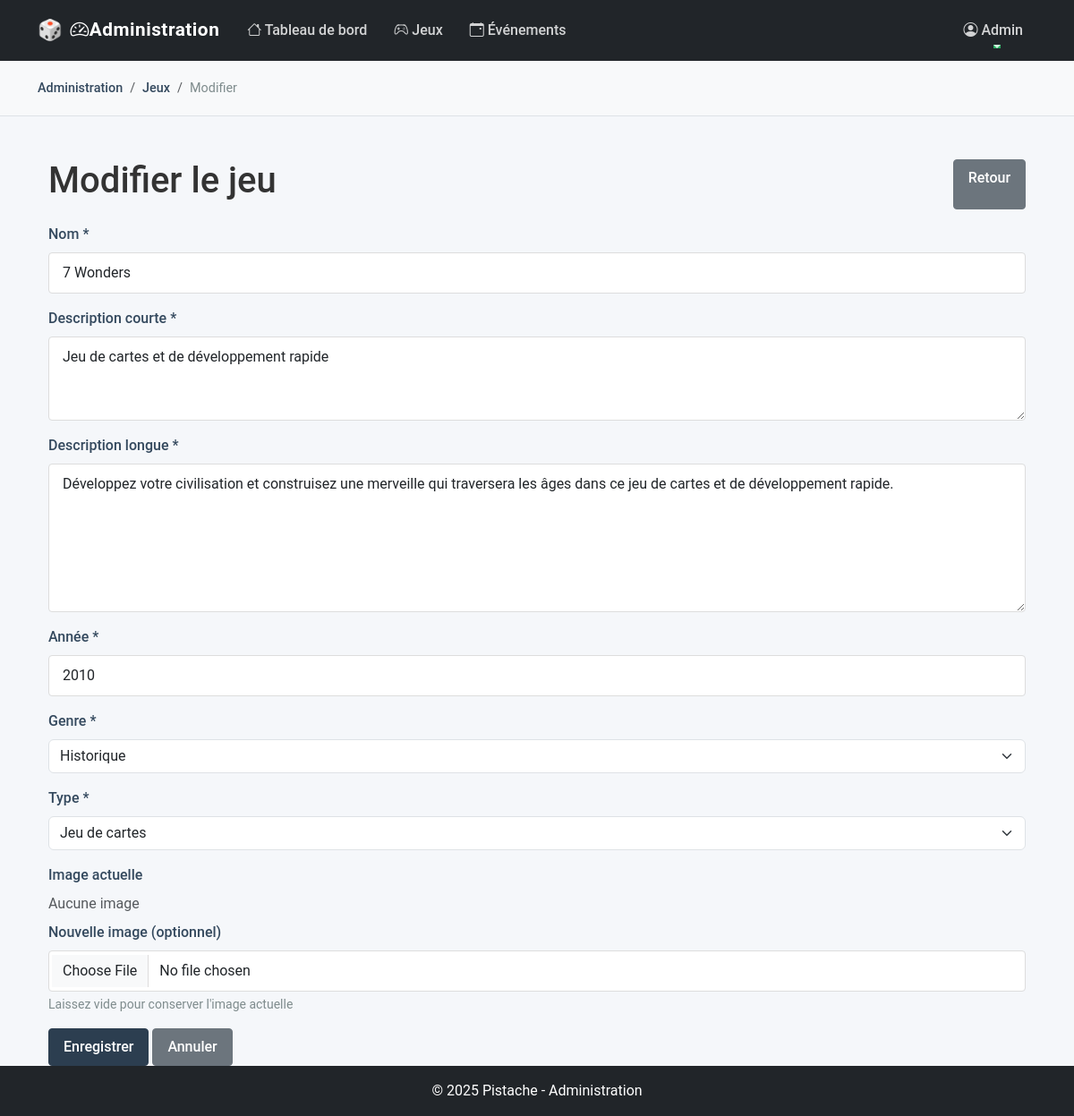
Page /admin/jeux/modifier.php?id=4 on the committed database.
### tables this page shows
CREATE TABLE jeux(
    id_jeux INT NOT NULL AUTO_INCREMENT,
    nom VARCHAR(50) NOT NULL UNIQUE,
    description_courte TEXT NOT NULL,
    description_longue TEXT NOT NULL,
    annee_sortie YEAR NOT NULL,
    date_ajout DATE NOT NULL,
    id_genre INT NOT NULL,
    id_type INT NOT NULL,
    CONSTRAINT PK_JEUX PRIMARY KEY (id_jeux),
    CONSTRAINT FK_GENRE FOREIGN KEY (id_genre) REFERENCES genre (id_genre),
    CONSTRAINT FK_TYPE FOREIGN KEY (id_type) REFERENCES type (id_type)
);

CREATE TABLE genre(
    id_genre INT NOT NULL AUTO_INCREMENT,
    nom_genre VARCHAR(50) NOT NULL,
    CONSTRAINT PK_GENRE PRIMARY KEY (id_genre)
);

CREATE TABLE type(
    id_type INT NOT NULL AUTO_INCREMENT,
    nom_type VARCHAR(50) NOT NULL,
    CONSTRAINT PK_TYPE PRIMARY KEY (id_type)
);

### admin/jeux/modifier.php (the view, shortened to what this page needs)
<?php
$id_jeu = intval($_GET['id']);
$jeu = null;
try {
    $conn = connexionBDD();
    $stmt = $conn->prepare('SELECT * FROM jeux WHERE id_jeux = :id');
    $stmt->bindParam(':id', $id_jeu);
    $stmt->execute();
    $jeu = $stmt->fetch(PDO::FETCH_ASSOC);
} catch (PDOException $e) {
    redirigerAvecMessage('liste.php', "Erreur : " . $e->getMessage(), 'danger');
}
$conn = connexionBDD();
$genres = $conn->query("SELECT id_genre, nom_genre FROM genre ORDER BY nom_genre")->fetchAll(PDO::FETCH_ASSOC);
$types = $conn->query("SELECT id_type, nom_type FROM type ORDER BY nom_type")->fetchAll(PDO::FETCH_ASSOC);
include_once '../includes/admin-header.php';
?>
    <div class="container mt-4">
        <div class="d-flex justify-content-between mb-3">
            <h1>Modifier le jeu</h1>
            <a href="liste.php" class="btn btn-secondary">Retour</a>
        </div>
        <form method="post" enctype="multipart/form-data">
            <div class="mb-3">
                <label for="nom" class="form-label">Nom *</label>
                <input type="text" class="form-control" id="nom" name="nom" value="<?php echo htmlspecialchars($jeu['nom']); ?>" required>
            </div>
            <div class="mb-3">
                <label for="description_courte" class="form-label">Description courte *</label>
                <textarea class="form-control" id="description_courte" name="description_courte" rows="3" required><?php echo htmlspecialchars($jeu['description_courte']); ?></textarea>
            </div>
            <div class="mb-3">
                <label for="description_longue" class="form-label">Description longue *</label>
                <textarea class="form-control" id="description_longue" name="description_longue" rows="6" required><?php echo htmlspecialchars($jeu['description_longue']); ?></textarea>
            </div>
            <div class="mb-3">
                <label for="annee_sortie" class="form-label">Année *</label>
                <input type="number" class="form-control" id="annee_sortie" name="annee_sortie" value="<?php echo htmlspecialchars($jeu['annee_sortie']); ?>" required>
            </div>
            <div class="mb-3">
                <label for="genre" class="form-label">Genre *</label>
                <select class="form-select" id="genre" name="genre" required>
                    <?php foreach ($genres as $g): ?>
                        <option value="<?php echo $g['id_genre']; ?>" <?php echo ($g['id_genre'] == $jeu['id_genre']) ? 'selected' : ''; ?>>
                            <?php echo htmlspecialchars($g['nom_genre']); ?>
                        </option>
                    <?php endforeach; ?>
                </select>
            </div>
            <div class="mb-3">
                <label for="type" class="form-label">Type *</label>
                <select class="form-select" id="type" name="type" required>
                    <?php foreach ($types as $t): ?>
                        <option value="<?php echo $t['id_type']; ?>" <?php echo ($t['id_type'] == $jeu['id_type']) ? 'selected' : ''; ?>>
                            <?php echo htmlspecialchars($t['nom_type']); ?>
                        </option>
                    <?php endforeach; ?>
                </select>
            </div>
            <div class="mb-3">
                <label class="form-label">Image actuelle</label>
                <div class="mb-2">
                    <?php if ($jeu['image_path'] && file_exists('../../' . $jeu['image_path'])): ?>
                        <img src="../../<?php echo htmlspecialchars($jeu['image_path']); ?>"
                             alt="Image actuelle" style="max-width:200px;border-radius:4px;">
                    <?php else: ?>
                        <span class="text-muted">Aucune image</span>
                    <?php endif; ?>
                </div>
                <label for="image" class="form-label">Nouvelle image (optionnel)</label>
                <input type="file" class="form-control" name="image" id="image" accept="image/*">
                <div class="form-text">Laissez vide pour conserver l'image actuelle</div>
            </div>
            <button type="submit" class="btn btn-primary">Enregistrer</button>
            <a href="liste.php" class="btn btn-secondary">Annuler</a>
        </form>
    </div>
<?php include_once '../includes/admin-footer.php'; ?>

### assets/css/admin.css (style rules this page uses)
:root { --admin-primary: #2c3e50; --admin-secondary: #34495e; --admin-accent: #27ae60; --admin-accent-light: #2ecc71; --admin-light: #ecf0f1; --admin-danger: #e74c3c; --admin-warning: #f39c12; --admin-info: #3498db; --admin-success: #2ecc71; --admin-text: #333; --admin-muted: #7f8c8d; --admin-border: #ddd; --admin-hover: #f5f5f5; }
body { font-family: 'Roboto', sans-serif; color: var(--admin-text); background-color: #f5f7fa; }
.btn { border-radius: 4px; font-weight: 500; padding: 8px 16px; transition: all 0.2s; }
.btn-primary { background-color: var(--admin-primary); border-color: var(--admin-primary); }
.form-control { border-radius: 4px; border: 1px solid var(--admin-border); padding: 10px 15px; }
.form-label { font-weight: 500; color: var(--admin-secondary); }
.form-text { color: var(--admin-muted); }

### rows in the picture
jeux: nom "7 Wonders", description_courte "Jeu de cartes et de développement rapide", description_longue "Développez votre civilisation et construisez une merveille qui traversera les âges dans ce jeu de cartes et de développement rapide.", annee_sortie "2010", genre "Historique", type "Jeu de cartes"
